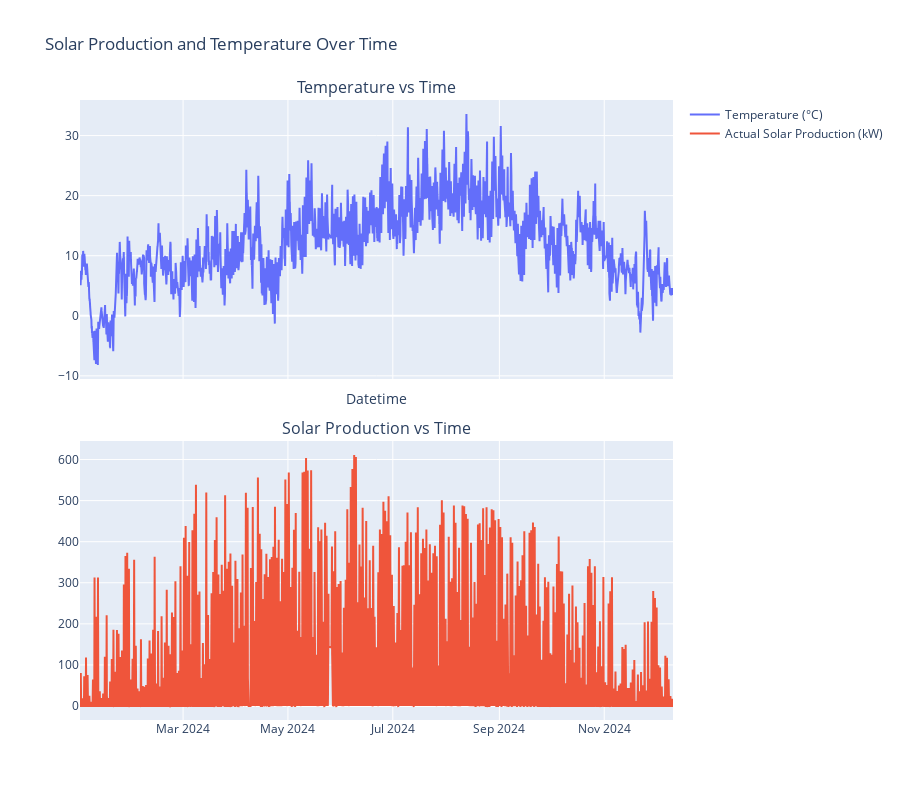

Notebook source saved alongside this figure:
### Code cell
fig = make_subplots(
    rows=2, cols=1,  
    shared_xaxes=True,  
    subplot_titles=('Temperature vs Time', 'Solar Production vs Time'),
    vertical_spacing=0.1 
)

fig.add_trace(
    go.Scatter(x=merged_data_viz['datetime'], y=merged_data_viz['value_temperature'],
               mode='lines', name='Temperature (°C)'),
    row=1, col=1
)


fig.add_trace(
    go.Scatter(x=merged_data_viz['datetime'], y=merged_data_viz['actual_solar_production'],
               mode='lines', name='Actual Solar Production (kW)'),
    row=2, col=1
)


fig.update_layout(
    title='Solar Production and Temperature Over Time',
    xaxis_title='Datetime',
    height=800,  
    showlegend=True  
)


fig.show()

### Figure 1 — Plotly figure (JSON) as saved in the notebook; plotly's stock layout.template omitted (floating-point values rounded to 4 significant figures; data arrays with more than 128 entries replaced by an {"elided": "..."} marker saying what was removed)
{"data": [{"mode": "lines", "name": "Temperature (°C)", "type": "scatter", "x": {"elided": "16406 str values"}, "xaxis": "x", "y": {"elided": "16406 float values"}, "yaxis": "y"}, {"mode": "lines", "name": "Actual Solar Production (kW)", "type": "scatter", "x": {"elided": "16406 str values"}, "xaxis": "x2", "y": {"elided": "16406 float values"}, "yaxis": "y2"}], "layout": {"annotations": [{"font": {"size": 16}, "showarrow": false, "text": "Temperature vs Time", "x": 0.5, "xanchor": "center", "xref": "paper", "y": 1, "yanchor": "bottom", "yref": "paper"}, {"font": {"size": 16}, "showarrow": false, "text": "Solar Production vs Time", "x": 0.5, "xanchor": "center", "xref": "paper", "y": 0.45, "yanchor": "bottom", "yref": "paper"}], "height": 800, "showlegend": true, "title": {"text": "Solar Production and Temperature Over Time"}, "xaxis": {"anchor": "y", "domain": [0, 1], "matches": "x2", "showticklabels": false, "title": {"text": "Datetime"}}, "xaxis2": {"anchor": "y2", "domain": [0, 1]}, "yaxis": {"anchor": "x", "domain": [0.55, 1]}, "yaxis2": {"anchor": "x2", "domain": [0, 0.45]}}}
